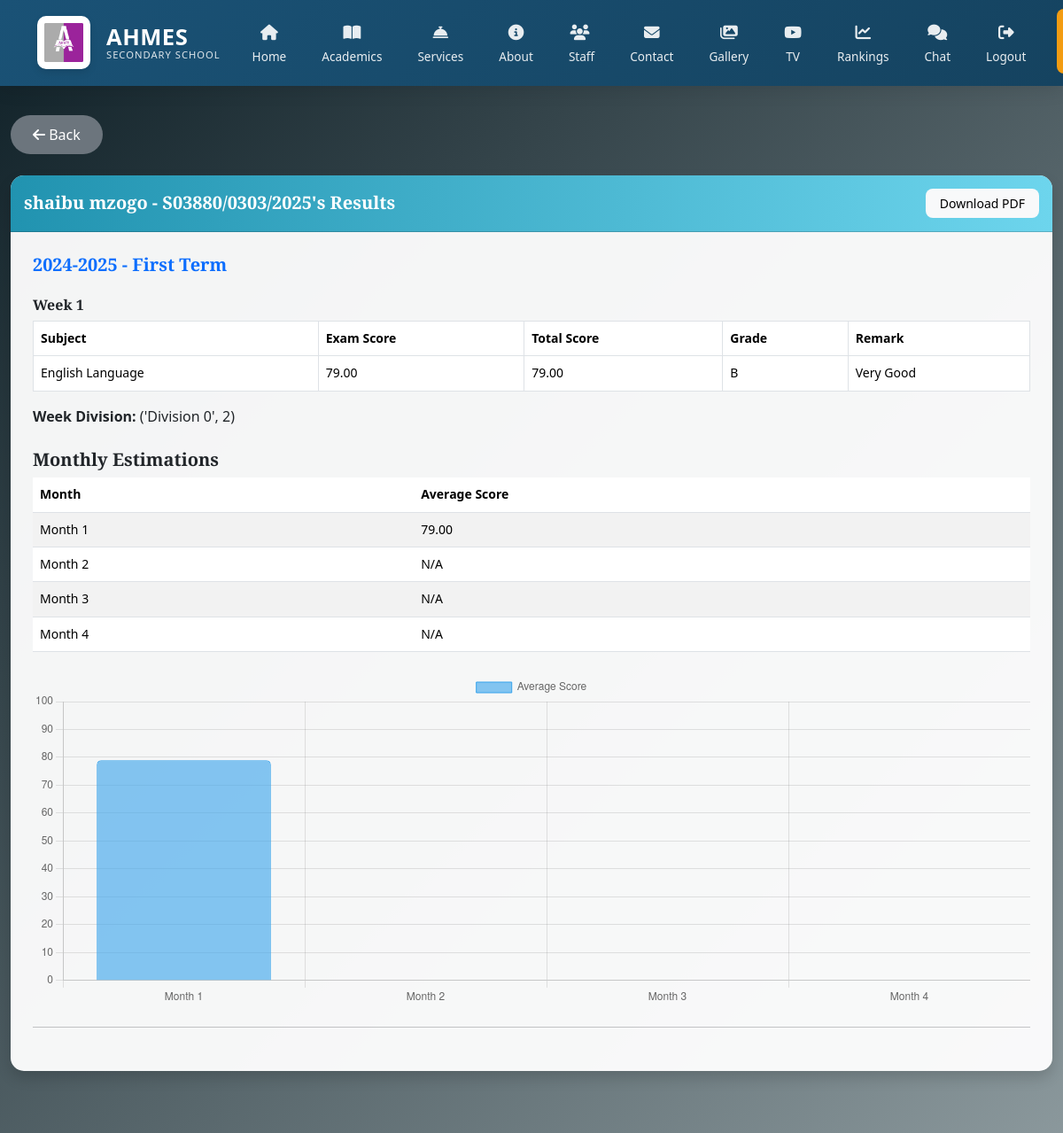
Page /parent/results/ (signed in, upper part) on the earlier database version.
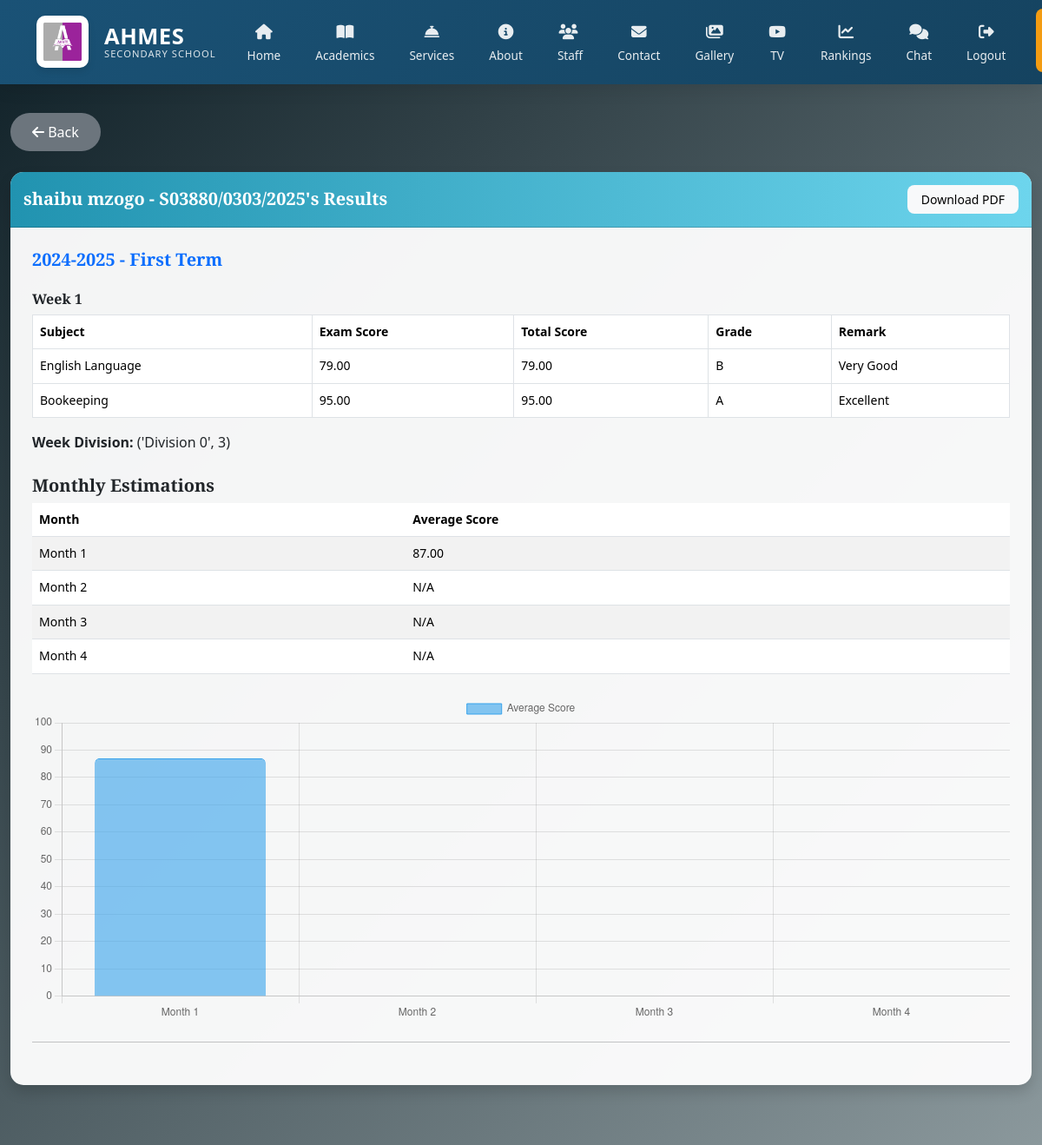
Same page on the later database version.
### main/models.py (models this page shows, shortened)
class Student(models.Model):
    GENDER_CHOICES = [
        ('M', 'Male'),
        ('F', 'Female'),
    ]
    user = models.OneToOneField(
        User,
        on_delete=models.CASCADE,
        related_name='student_profile',
        null=True,
        blank=True
    )
    first_name = models.CharField(max_length=100)
    middle_name = models.CharField(max_length=100, blank=True)
    last_name = models.CharField(max_length=100)
    gender = models.CharField(max_length=1, choices=GENDER_CHOICES)
    date_of_birth = models.DateField()
    admission_number = models.CharField(max_length=20, unique=True)
    campus = models.ForeignKey(
        Campus,
        on_delete=models.CASCADE,
        related_name='students'
    )
    level = models.ForeignKey(
        Level,
        on_delete=models.CASCADE,
        related_name='students'
    )
    admission_date = models.DateField()
    parent = models.ForeignKey(
        Parent,
        on_delete=models.CASCADE,
        related_name='students',
        null=True,
        blank=True
    )
    profile_picture = CloudinaryField(
        'students/profile_pictures',
        folder="school/students/profile_pictures",
        transformation={'quality': 'auto:good', 'width': 300, 'height': 300, 'crop': 'fill'},
        blank=True,
        null=True
    )
    created_at = models.DateTimeField(auto_now_add=True)
    updated_at = models.DateTimeField(auto_now=True)
    def __str__(self):
        return f"{self.first_name} {self.last_name} - {self.admission_number}"
    class Meta:
        ordering = ['-created_at']
        verbose_name = 'Student'
        verbose_name_plural = 'Students'

class Result(models.Model):
    TERM_CHOICES = [('1','First Term'),('2','Second Term')]
    student = models.ForeignKey(Student, on_delete=models.CASCADE, related_name='results')
    subject = models.ForeignKey(Subject, on_delete=models.CASCADE)
    school_class = models.ForeignKey(SchoolClass, on_delete=models.CASCADE)
    term = models.CharField(max_length=1, choices=TERM_CHOICES)
    academic_year = models.CharField(max_length=20)
    week_number = models.PositiveSmallIntegerField()
    exam_score = models.DecimalField(max_digits=5, decimal_places=2)
    total_score = models.DecimalField(max_digits=5, decimal_places=2, editable=False)
    grade = models.CharField(max_length=2, editable=False)
    remark = models.CharField(max_length=100, editable=False)
    teacher = models.ForeignKey(StaffMember, on_delete=models.CASCADE, related_name='results_given')
    is_approved = models.BooleanField(default=False)
    approved_by = models.ForeignKey(User, null=True, blank=True, on_delete=models.SET_NULL, related_name='approved_results')
    date_approved = models.DateTimeField(null=True, blank=True)
    class Meta:
        unique_together = ('student','subject','term','academic_year','week_number')

class Subject(models.Model):
    name = models.CharField(max_length=100)
    code = models.CharField(max_length=20, unique=True)
    description = models.TextField(blank=True)
    level = models.ForeignKey(Level, on_delete=models.CASCADE, related_name='subjects')

### main/views.py (the view)
# urls.py: path('parent/results/', parent_view_results, name='parent_view_results'),
@login_required
def parent_view_results(request):
    try:
        parent = request.user.parent_profile
    except Parent.DoesNotExist:
        raise PermissionDenied("No parent profile found for this account.")
    students = Student.objects.filter(parent=parent)
    if not students.exists():
        raise PermissionDenied("No students associated with this parent account.")
    results = Result.objects.filter(
        student__in=students,
        is_approved=True
    ).order_by('-academic_year', 'term', 'week_number')
    results_by_student = {}
    for student in students:
        student_results = results.filter(student=student)
        results_by_year_term = defaultdict(list)
        for result in student_results:
            year_term = f"{result.academic_year} - {result.get_term_display()}"
            results_by_year_term[year_term].append(result)
        structured_results = {}
        for year_term, term_results in results_by_year_term.items():
            weeks = defaultdict(list)
            for result in term_results:
                weeks[result.week_number].append(result)
            weekly_data = {}
            for week_number, weekly_results in weeks.items():
                week_division = calculate_division(student, weekly_results)
                weekly_data[week_number] = {
                    'results': weekly_results,
                    'division': week_division
                }
            monthly_estimations = []
            for i in range(0, 15, 4):  # every 4 weeks (0,4,8,12)
                monthly_total_scores = []
                for week in range(i + 1, min(i + 5, 16)):  # 1-4, 5-8, 9-12, 13-15
                    if week in weekly_data:
                        for r in weekly_data[week]['results']:
                            if r.total_score is not None:
                                monthly_total_scores.append(r.total_score)
                if monthly_total_scores:
                    avg = round(sum(monthly_total_scores) / len(monthly_total_scores), 2)
                else:
                    avg = None
                monthly_estimations.append({
                    'month': f"Month {(i // 4) + 1}",
                    'average_score': avg
                })
            structured_results[year_term] = {
                'weeks': weekly_data,
                'monthly_estimations': monthly_estimations
            }
        results_by_student[student] = structured_results
    return render(request, 'academics/parent_view_results.html', {
        'results_by_student': results_by_student
    })

### main/templates/academics/parent_view_results.html (shortened to what this page needs)
{% extends 'main/base.html' %}
{% load static %}
{% block content %}
<div class="container-fluid py-4">
  <div class="d-flex justify-content-between align-items-center mb-4">
    <a href="{% url 'parent_dashboard' %}" class="btn btn-secondary">
      <i class="fas fa-arrow-left"></i> Back
    </a>
  </div>
  {% for student, year_terms in results_by_student.items %}
  <div class="card shadow mb-5">
    <div class="card-header d-flex justify-content-between align-items-center">
      <div>
        <h5 class="mb-0">{{ student }}'s Results</h5>
      </div>
      <a href="{% url 'download_result_pdf' student.id %}" class="btn btn-sm btn-light">
        Download PDF
      </a>
    </div>
    <div class="card-body">
      {% for year_term, data in year_terms.items %}
      <h5 class="mb-3 text-primary">{{ year_term }}</h5>
      {% for week_number, week_data in data.weeks.items %}
      <h6 class="mt-4 text-dark">Week {{ week_number }}</h6>
      <div class="table-responsive mb-3">
        <table class="table table-bordered table-hover bg-white">
          <thead class="thead-light">
            <tr>
              <th>Subject</th>
              <th>Exam Score</th>
              <th>Total Score</th>
              <th>Grade</th>
              <th>Remark</th>
            </tr>
          </thead>
          <tbody>
            {% for result in week_data.results %}
            <tr>
              <td>{{ result.subject.name }}</td>
              <td>{{ result.exam_score|default:"N/A" }}</td>
              <td>{{ result.total_score|default:"N/A" }}</td>
              <td>{{ result.grade|default:"N/A" }}</td>
              <td>{{ result.remark|default:"N/A" }}</td>
            </tr>
            {% empty %}
            <tr>
              <td colspan="5" class="text-center">No results available for this week.</td>
            </tr>
            {% endfor %}
          </tbody>
        </table>
      </div>
      <p><strong>Week Division:</strong> {{ week_data.division|default:"N/A" }}</p>
      {% endfor %}
      <h5 class="mt-4 text-dark">Monthly Estimations</h5>
      <div class="table-responsive mb-4">
        <table class="table table-striped bg-white">
          <thead>
            <tr>
              <th>Month</th>
              <th>Average Score</th>
            </tr>
          </thead>
          <tbody>
            {% for month_data in data.monthly_estimations %}
            <tr>
              <td>{{ month_data.month }}</td>
              <td>
                {% if month_data.average_score %}
                  {{ month_data.average_score }}
                {% else %}
                  N/A
                {% endif %}
              </td>
            </tr>
            {% endfor %}
          </tbody>
        </table>
      </div>
      <canvas id="progressChart-{{ forloop.counter0 }}" height="100"></canvas>
      <hr class="my-4">
      {% empty %}
      <p class="text-muted">No terms available for this student.</p>
      {% endfor %}
    </div>
  </div>
  {% empty %}
  <p class="text-white">No students associated with your account.</p>
  {% endfor %}
</div>
<script>
  {% for student, year_terms in results_by_student.items %}
    {% for year_term, data in year_terms.items %}
      const ctx{{ forloop.parentloop.counter0 }}_{{ forloop.counter0 }} = document.getElementById('progressChart-{{ forloop.parentloop.counter0 }}').getContext('2d');
      new Chart(ctx{{ forloop.parentloop.counter0 }}_{{ forloop.counter0 }}, {
        type: 'bar',
        data: {
          labels: [{% for m in data.monthly_estimations %}"{{ m.month }}"{% if not forloop.last %}, {% endif %}{% endfor %}],
          datasets: [{
            label: 'Average Score',
            data: [{% for m in data.monthly_estimations %}{{ m.average_score|default:0 }}{% if not forloop.last %}, {% endif %}{% endfor %}],
            backgroundColor: 'rgba(54, 162, 235, 0.6)',
            borderColor: 'rgba(54, 162, 235, 1)',
            borderWidth: 1,
            borderRadius: 5
          }]
        },
        options: {
          responsive: true,
          animation: {
            duration: 1200,
            easing: 'easeInOutQuart'
          },
          scales: {
            y: {
              beginAtZero: true,
              max: 100,
              ticks: {
                stepSize: 10
              }
            }
          }
        }
      });
    {% endfor %}
  {% endfor %}
</script>
{% endblock %}

### main/templates/main/base.html (shortened to what this page needs)
<!DOCTYPE html>
<html lang="en">
  <head>
    {% load static %}
    <link
      href="https://cdn.jsdelivr.net/npm/bootstrap@5.3.2/dist/css/bootstrap.min.css"
      rel="stylesheet"
    />
    <link
      rel="stylesheet"
      href="https://cdnjs.cloudflare.com/ajax/libs/font-awesome/6.4.0/css/all.min.css"
    />
    <link
      href="https://cdn.jsdelivr.net/npm/aos@2.3.4/dist/aos.css"
      rel="stylesheet"
    />
    <link href="https://cdn.jsdelivr.net/npm/select2@4.1.0-rc.0/dist/css/select2.min.css" rel="stylesheet" />
  </head>
    {% block extra_br %}<br>{% endblock %}
      <body>
    <nav class="navbar navbar-expand-lg navbar-dark fixed-top">
      <div class="container">
        <a
          class="navbar-brand d-flex align-items-center"
          href="{% url 'home' %}"
        >
          <div class="logo-container me-2">
            <img
              src="{% static 'images/Ahmes.PNG' %}"
              alt="AHMES Logo"
              class="logo-img"
            />
          </div>
          <div class="brand-text">
            <span class="brand-name">AHMES</span>
            <span class="brand-subtitle">SECONDARY SCHOOL</span>
          </div>
        </a>
        <div class="collapse navbar-collapse" id="navbarNav">
          <ul class="navbar-nav ms-auto">
            <li class="nav-item">
              <a
                class="nav-link {% if request.path == '/' %}active{% endif %}"
                href="{% url 'home' %}"
              >
                <span class="nav-icon"><i class="fas fa-home"></i></span>
                <span class="nav-text">Home</span>
              </a>
            </li>
            <li class="nav-item">
              <a
                class="nav-link {% if 'services' in request.path %}active{% endif %}"
                href="{% url 'academics_service' %}"
              >
                <span class="nav-icon"><i class="fas fa-book-open"></i></span>
                <span class="nav-text">Academics</span>
              </a>
            </li>
            <li class="nav-item">
              <a
                class="nav-link {% if 'services' in request.path %}active{% endif %}"
                href="{% url 'services' %}"
              >
                <span class="nav-icon"><i class="fas fa-concierge-bell"></i></span>
                <span class="nav-text">Services</span>
              </a>
            </li>
            <li class="nav-item">
              <a
                class="nav-link {% if 'about' in request.path %}active{% endif %}"
                href="{% url 'about' %}"
              >
                <span class="nav-icon"><i class="fas fa-info-circle"></i></span>
                <span class="nav-text">About</span>
              </a>
            </li>
            <li class="nav-item">
              <a
                class="nav-link {% if 'staff' in request.path %}active{% endif %}"
                href="{% url 'staff' %}"
              >
                <span class="nav-icon"><i class="fas fa-users me-1"></i></span>
                <span class="nav-text">Staff</span>
              </a>
            </li>
            <li class="nav-item">
              <a
                class="nav-link {% if 'contact' in request.path %}active{% endif %}"
                href="{% url 'contact' %}"
              >
                <span class="nav-icon"><i class="fas fa-envelope"></i></span>
                <span class="nav-text">Contact</span>
              </a>
            </li>
            <li class="nav-item">
              <a
                class="nav-link {% if 'gallery' in request.path %}active{% endif %}"
                href="{% url 'gallery' %}"
              >
                <span class="nav-icon"><i class="fas fa-images"></i></span>
                <span class="nav-text">Gallery</span>
              </a>
            </li>
            <li class="nav-item">
              <a
                class="nav-link {% if 'ahmes-tv' in request.path %}active{% endif %}"
                href="{% url 'ahmes_tv' %}"
              >
                <span class="nav-icon"><i class="fab fa-youtube"></i></span>
                <span class="nav-text">TV</span>
              </a>
            </li>
            <li class="nav-item">
              <a
                class="nav-link {% if 'ahmes-tv' in request.path %}active{% endif %}"
                href="https://necta-ranking.onrender.com" target="_blank"
              >
                <span class="nav-icon"><i class="fas fa-chart-line"></i></span>
                <span class="nav-text">Rankings</span>
              </a>
            </li>
            {% if user.is_authenticated %}
            <li class="nav-item">
              <a
                class="nav-link {% if 'chat' in request.path %}active{% endif %}"
                href="{% url 'inbox' %}"
              >
                <span class="nav-icon"><i class="fas fa-comments"></i></span>
                <span class="nav-text">Chat</span>
              </a>
            </li>
            {% endif %}
            <li class="nav-item">
              {% if request.user.is_authenticated %}
              <a
                class="nav-link"
                href="{% url 'logout' %}"
                onclick="event.preventDefault(); document.getElementById('logout-form').submit();"
              >
                <span class="nav-icon"><i class="fas fa-sign-out-alt"></i></span>
                <span class="nav-text">Logout</span>
              </a>
              {% endif %}
            </li>
            <li class="nav-item">
              <a
                class="nav-link cta-button"
                href="{% url 'admin_login' %}"
              >
              </a>
            </li>
          </ul>
        </div>
      </div>
    </nav>
    {% block content %}{% endblock %}
  </body>
</html>

Differences in the rows shown:
computed for Student: gains Result (subject.name "English Language", exam_score "79.00", total_score "79.00", grade "B", remark "Very Good"); loses Result (subject.name "English Language", exam_score "79.00", total_score "79.00", grade "B", remark "Very Good")
added Result: subject.name "Bookeeping", exam_score "95.00", total_score "95.00", grade "A", remark "Excellent"
Other differences:
chart data {{ m.average_score|default:0 }}: 79.00, 0, 0, 0 → 87.00, 0, 0, 0
list line gone: "Week 1 Subject Exam Score Total Score Grade Remark Week Division: ('Division 0', 2) Month 1 79.00"
new list line: "Week 1 Subject Exam Score Total Score Grade Remark Week Division: ('Division 0', 3) Month 1 87.00"
